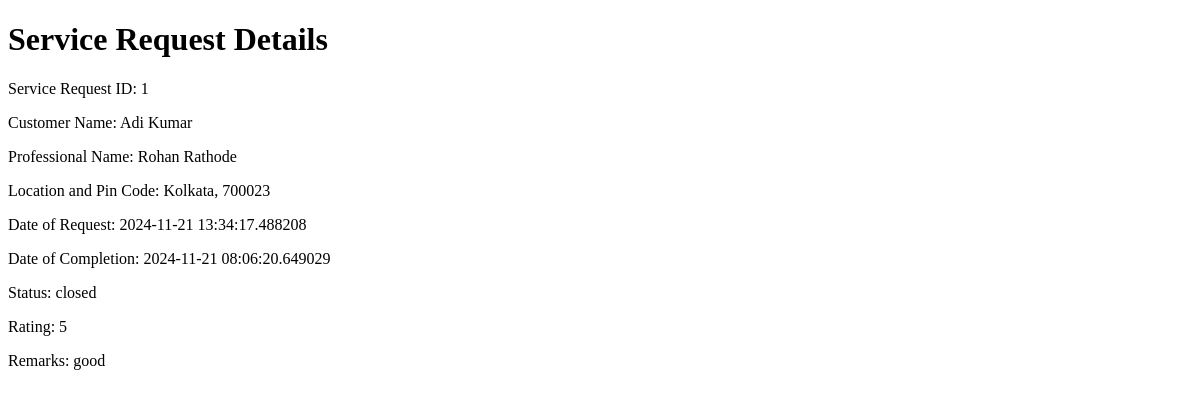
The page /service_request_details/1 on the database as committed earlier.
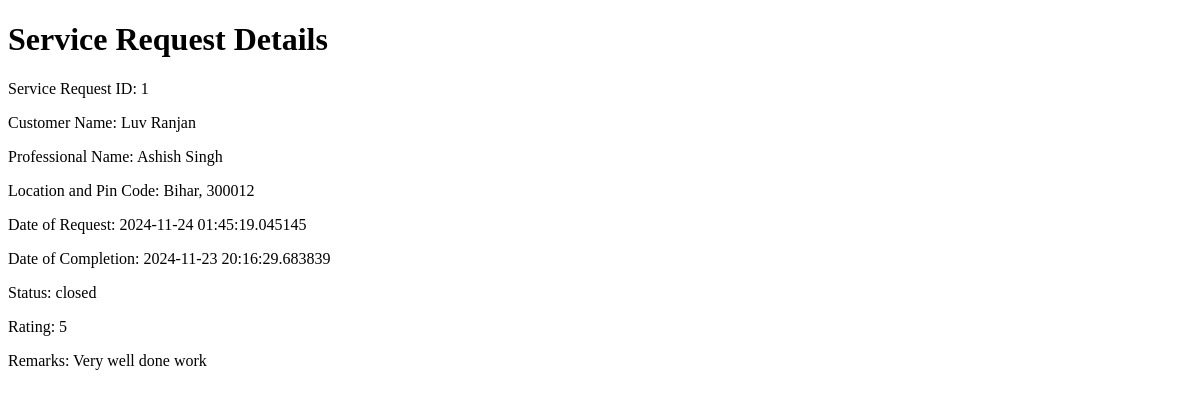
The same page on the database as committed later.
### backend/models.py (models this page shows)
class User_Info(db.Model):
    __tablename__="user_info"
    id=db.Column(db.Integer,primary_key=True)
    email=db.Column(db.String,unique=True,nullable=False)
    password=db.Column(db.String,nullable=False)
    role=db.Column(db.Integer,default=1)
    full_name=db.Column(db.String,nullable=False)
    location=db.Column(db.String,nullable=False)
    pin_code=db.Column(db.Integer,nullable=False)
    user_status=db.Column(db.String,default='approved')
    phone=db.Column(db.Integer,nullable=False, unique=True)

class Prof_Info(db.Model):
    __tablename__="prof_info"
    id=db.Column(db.Integer,primary_key=True)
    email=db.Column(db.String,unique=True,nullable=False)
    password=db.Column(db.String,nullable=False)
    role=db.Column(db.Integer,default=2)
    full_name=db.Column(db.String,nullable=False)
    service_name=db.Column(db.Integer, db.ForeignKey("service.id"), nullable=False)
    experience=db.Column(db.Integer,nullable=False)
    location=db.Column(db.String,nullable=False)
    pin_code=db.Column(db.Integer,nullable=False)
    prof_status=db.Column(db.String,default='requested')#requested,approved,rejected,blocked
    service=db.relationship("Service",back_populates="professionals")
    phone=db.Column(db.Integer,nullable=False, unique=True)

class Service_req(db.Model):
    __tablename__="service_req"
    id=db.Column(db.Integer,primary_key=True)
    service_id=db.Column(db.Integer, db.ForeignKey("service.id"),nullable=False)
    cust_id=db.Column(db.Integer, db.ForeignKey("user_info.id"),nullable=False)
    prof_id=db.Column(db.Integer, db.ForeignKey("prof_info.id"),nullable=False)
    date_of_req=db.Column(db.DateTime,nullable=False)
    date_of_comp=db.Column(db.DateTime,nullable=True)
    status=db.Column(db.String, nullable=False, default="Pending")
    remarks = db.Column(db.String, nullable=True)
    rating = db.Column(db.Integer, nullable=True)
    service = db.relationship("Service", backref="service_req")
    customer = db.relationship("User_Info", backref="service_req")
    professional = db.relationship("Prof_Info", backref="service_req")

### backend/controllers.py (the view)
@app.route('/service_request_details/<int:id>')
def service_request_details(id):
    service_req = Service_req.query.get(id)
    if service_req:
        customer = service_req.customer
        professional = service_req.professional
        return render_template('service_req_details.html', service_req=service_req, customer=customer, professional=professional)
    else:
        return 'Service request not found', 404

### templates/service_req_details.html (shortened to what this page needs)
<!DOCTYPE html>
<html lang="en">
<head>
</head>
<body>
    <h1>Service Request Details</h1>
    <p>Service Request ID: {{ service_req.id }}</p>
    <p>Customer Name: {{ customer.full_name }}</p>
    <p>Professional Name: {{ professional.full_name }}</p>
    <p>Location and Pin Code: {{ customer.location }}, {{ customer.pin_code }}</p>
    <p>Date of Request: {{ service_req.date_of_req }}</p>
    <p>Date of Completion: {{ service_req.date_of_comp }}</p>
    <p>Status: {{ service_req.status }}</p>
    <p>Rating: {{ service_req.rating }}</p>
    <p>Remarks: {{ service_req.remarks }}</p>
</body>
</html>

Rows that differ between the two databases and show on the page:
no longer on this page (row edited): Prof_Info: full_name "Rohan Rathode"
changed Service_req "closed": date_of_req "2024-11-21 13:34:17.488208" → "2024-11-24 01:45:19.045145"; date_of_comp "2024-11-21 08:06:20.649029" → "2024-11-23 20:16:29.683839"; remarks "good" → "Very well done work"
changed User_Info: full_name "Adi Kumar" → "Luv Ranjan"; location "Kolkata" → "Bihar"; pin_code "700023" → "300012"
added Prof_Info: full_name "Ashish Singh"
